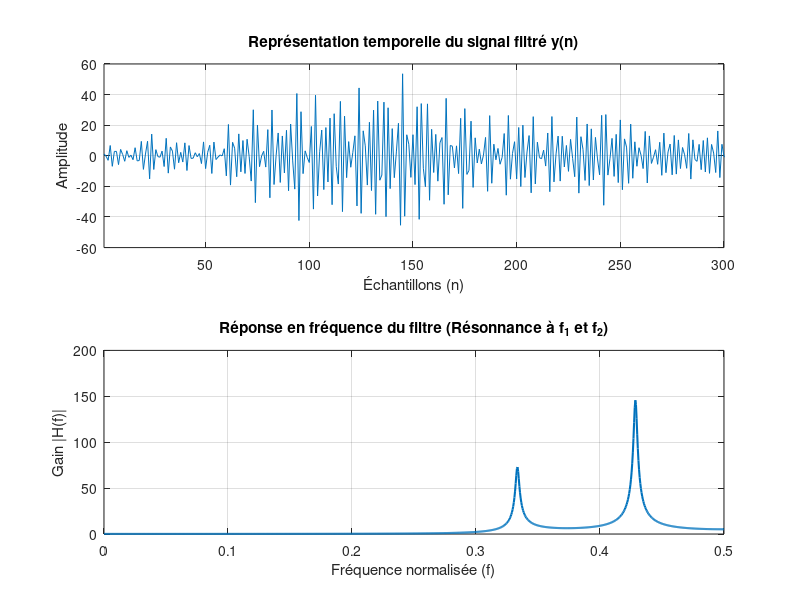

The MATLAB script that drew this image:
clear;
clc;

%%%%%%%%% Étape 2.2.2 : %%%%%%%%%

%% génération bbgc :

N = 2000;
m = 0;
sigma_carre = 1;
x = abs(sqrt(sigma_carre) + randn(1,N) + m);

%% création du filtre : 

f_1 = 1/3;
f_2 = 3/7;
R = 0.99; % module pôles
r = 0;

%%% pôles

p_1 = R*exp(1i*2*pi*f_1);
p_2 = conj(p_1);
p_3 = R*exp(1i*2*pi*f_2);
p_4 = conj(p_3);

%%% zéros

z_1 = r*exp(1i*2*pi*f_1);
z_2 = conj(z_1);
z_3 = r*exp(1i*2*pi*f_2);
z_4 = conj(z_3);

%%% Numérateur

Zeros = [z_1 z_2 z_3 z_4];
B = poly(Zeros);

%%% Dénominateur : 

Poles = [p_1 p_2 p_3 p_4];
A = poly(Poles);

%% filtrage : 
y = filter(B,A,x);


%% Affichage de la réponse en fréquence (Réjections)
figure;

%%% Représentation temporelle %%%

n = 1:N;
% Plot simple du signal de sortie filtré
subplot(2,1,1);
plot(n, y);
grid on;

xlim([1 300]); 
xlabel('Échantillons (n)');
ylabel('Amplitude');
title('Représentation temporelle du signal filtré y(n)');

%%% Représentation spectrale %%%

fn = 0 : 1/N : 1/2; 

H = freqz(B, A, 2*pi*fn);

subplot(2,1,2);
plot(fn, abs(H), 'LineWidth', 1.5);
grid on;
xlabel('Fréquence normalisée (f)');
ylabel('Gain |H(f)|');
title('Réponse en fréquence du filtre (Résonnance à f_1 et f_2)');
%salut
